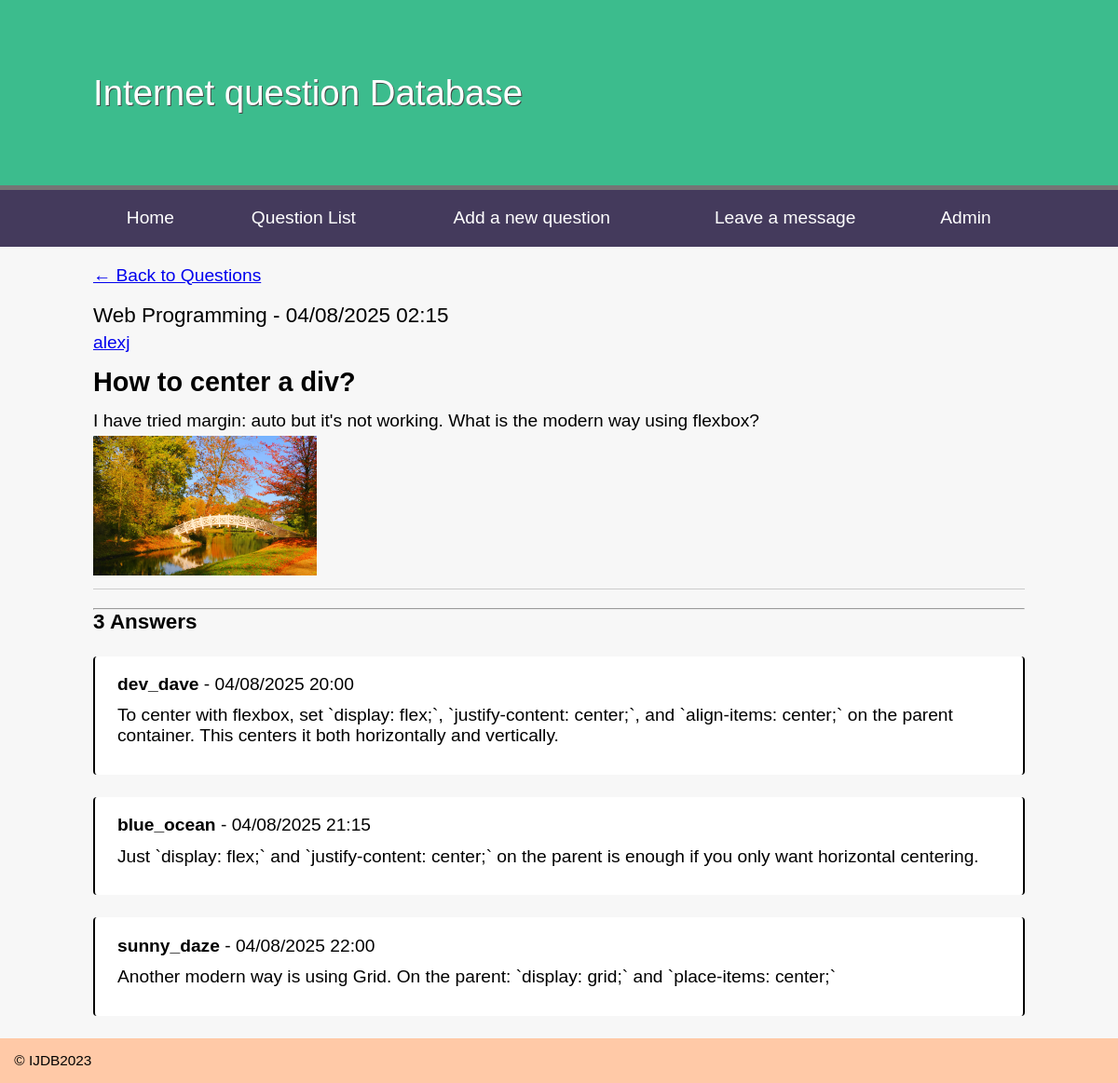
The page /questiondetail.php?id=1 on the database as committed earlier.
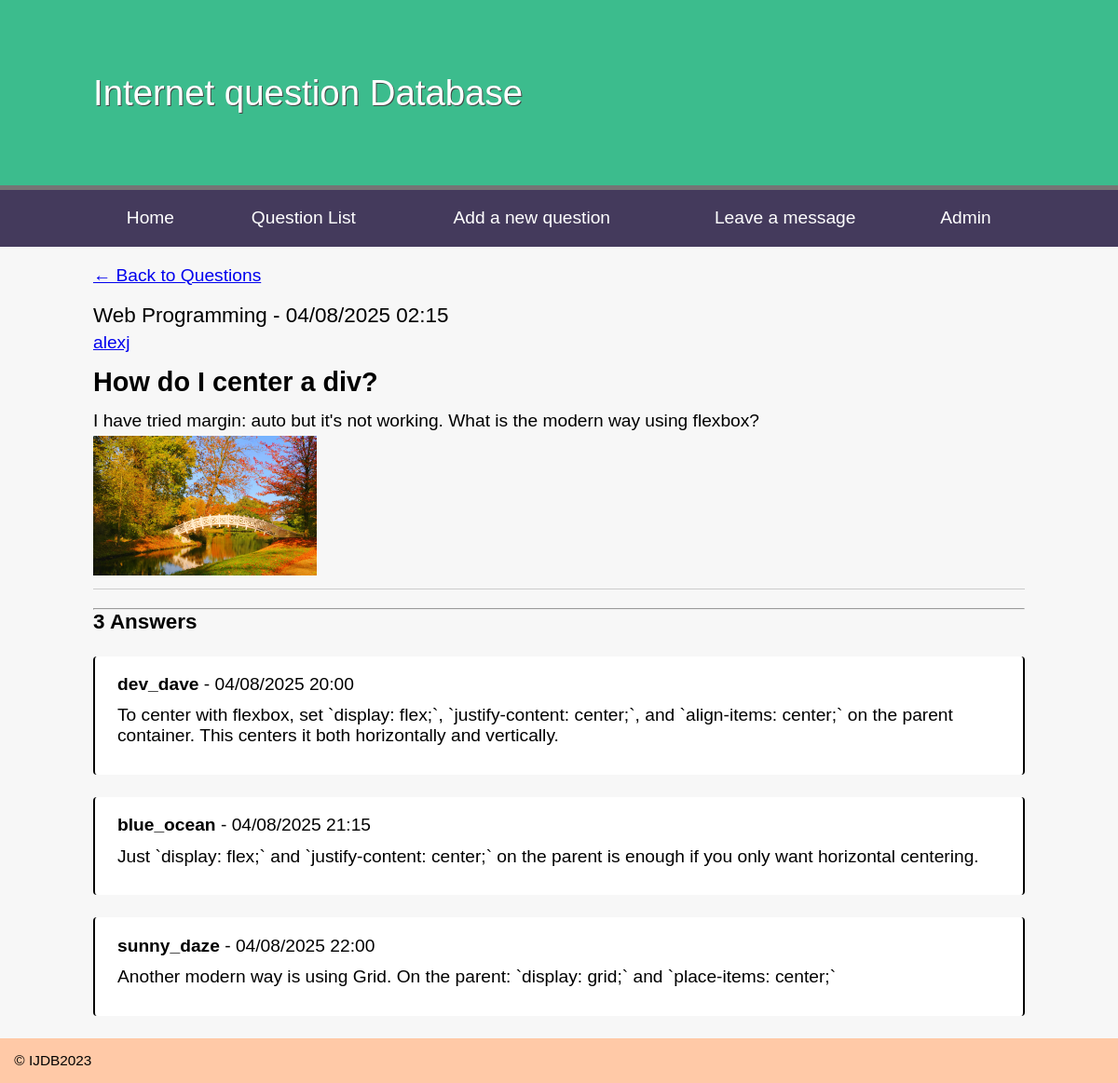
The same page on the database as committed later.
### tables this page shows
CREATE TABLE `question` (
  `question_id` int(11) NOT NULL,
  `title` varchar(255) NOT NULL,
  `content` text NOT NULL,
  `image` varchar(255) DEFAULT NULL,
  `view_count` int(11) NOT NULL DEFAULT 0,
  `status` varchar(50) NOT NULL DEFAULT 'active',
  `created_at` timestamp NOT NULL DEFAULT current_timestamp(),
  `user_id` int(11) DEFAULT NULL,
  `module_id` int(11) NOT NULL,
  `updated_at` timestamp NOT NULL DEFAULT current_timestamp() ON UPDATE current_timestamp()
);

CREATE TABLE `module` (
  `module_id` int(11) NOT NULL,
  `module_name` varchar(255) NOT NULL
);

CREATE TABLE `user_account` (
  `user_id` int(11) NOT NULL,
  `username` varchar(100) NOT NULL,
  `email` varchar(255) NOT NULL,
  `password` varchar(255) NOT NULL,
  `status` varchar(50) NOT NULL DEFAULT 'active',
  `created_at` timestamp NOT NULL DEFAULT current_timestamp()
);

CREATE TABLE `answer` (
  `answer_id` int(11) NOT NULL,
  `content` text NOT NULL,
  `is_accepted` tinyint(1) NOT NULL DEFAULT 0,
  `image` varchar(255) DEFAULT NULL,
  `status` varchar(50) NOT NULL DEFAULT 'active',
  `created_at` timestamp NOT NULL DEFAULT current_timestamp(),
  `user_id` int(11) DEFAULT NULL,
  `question_id` int(11) NOT NULL
);

### questiondetail.php (called while the page is built, shortened)
<?php
    include 'includes/DatabaseConnection.php';
    include 'includes/DataBaseFunctions.php';
    try {
        $sql = 'SELECT q.question_id, q.title, q.content, q.image, q.created_at, m.module_name, u.username, u.email
                FROM question q
                INNER JOIN user_account u ON q.user_id = u.user_id
                INNER JOIN module m ON q.module_id = m.module_id
                WHERE q.question_id = :id';
        $stmt = $pdo->prepare($sql);
        $stmt->bindValue(':id', $_GET['id']);
        $stmt->execute();
        $question = $stmt->fetch();
        $sql = 'SELECT a.answer_id, a.content, a.image, a.created_at, ua.username, ua.email
                FROM answer a
                INNER JOIN user_account ua ON a.user_id = ua.user_id
                WHERE a.question_id = :id';
        $stmt = $pdo->prepare($sql);
        $stmt->bindValue(':id', $_GET['id']);
        $stmt->execute();
        $answers = $stmt->fetchAll();
        include 'templates/questiondetail.html.php';
        $output = ob_get_clean();
    } catch (PDOException $e) {
        $title = 'An error has occured';
        $output = 'Database error: ' . $e->getMessage();
        $question = null;
        $answers = [];
    }
    include 'templates/layout.html.php';
?>

### includes/DatabaseFunctions.php (called while the page is built, shortened)
<?php
function getTotalAnswers($pdo, $question_id) {
    $query = $pdo->prepare('SELECT COUNT(*) FROM answer
    WHERE question_id = :question_id');
    $query->bindValue(':question_id', $question_id);
    $query->execute();
    $row = $query->fetch();
    return $row[0];
}

### templates/questiondetail.html.php (the view, shortened to what this page needs)
<a href="questions.php">&larr; Back to Questions</a>
<blockquote class="question-detail">
    <h3><?=htmlspecialchars($question['module_name'], ENT_QUOTES, 'UTF-8')?> - <?=htmlspecialchars(date('d/m/Y H:i', strtotime($question['created_at'])), ENT_QUOTES, 'UTF-8')?></h3>
    <p><a href="mailto:<?=htmlspecialchars($question['email'], ENT_QUOTES, 'UTF-8')?>">
        <?=htmlspecialchars($question['username'], ENT_QUOTES, 'UTF-8')?></a></p>
    <h2><?=htmlspecialchars($question['title'], ENT_QUOTES, 'UTF-8')?></h2>
    <p><?=htmlspecialchars($question['content'], ENT_QUOTES, 'UTF-8')?></p>
    <?php if (!empty($question['image'])): ?>
        <img height="150" src="images/<?=htmlspecialchars($question['image'], ENT_QUOTES, 'UTF-8')?>" alt="Question image">
    <?php endif; ?>
</blockquote>
<hr>
<h3><?=getTotalAnswers($pdo, $question['question_id'])?> Answers</h3>
<?php if (!empty($answers)): ?>
    <?php foreach ($answers as $answer): ?>
        <div class="answer">
            <p><strong><?=htmlspecialchars($answer['username'], ENT_QUOTES, 'UTF-8')?></strong> - <?=htmlspecialchars(date('d/m/Y H:i', strtotime($answer['created_at'])), ENT_QUOTES, 'UTF-8')?></p>
            <p><?=htmlspecialchars($answer['content'], ENT_QUOTES, 'UTF-8')?></p>
        </div>
    <?php endforeach; ?>
<?php else: ?>
    <p>No answers yet.</p>
<?php endif; ?>

### templates/layout.html.php (shortened to what this page needs)
<!DOCTYPE html>
<html lang="en">
    <head>
        <link href="questions.css" rel="stylesheet">
    </head>
    <body>
        <header><h1>Internet question Database</h1></header>
        <nav>
            <ul>
                <li><a href="index.php">Home</a></li>
                <li><a href="questions.php">Question List</a></li>
                <li><a href="addquestion.php">Add a new question</a></li>
                <li><a href="contact.php">Leave a message</a></li>
                <li><a href="admin/questions.php">Admin</a></li>
            </ul>
        </nav>
        <main>
            <?=$output?>
        </main>
        <footer>
            &copy; IJDB2023
        </footer>
    </body>
</html>

### questions.css (style rules this page uses)
* { margin: 0; padding: 0; }
body { font-family: Arial, Helvetica, Sans-serif; }
header { display: block; background-color: #3cbc8d; padding: 20px; border-bottom: 5px solid #757575; }
h1 { font-weight: normal; padding: 1.5em; color: white; text-shadow: 1px 1px 0px #444; width: 1000px; margin: auto; }
nav { background-color: #443A5C; }
nav a { color: white; text-decoration: none; }
nav ul { display: table; width: 1000px; margin: auto; }
nav li { display: table-cell; text-align: center; padding: 1em; }
main { overflow: auto; min-height: 30vh; background-color: #f7f7f7; width: 1000px; margin: auto; box-shadow: -1000px 0 0 #f7f7f7, 1000px 0 0 #f7f7f7; padding-top: 20px; }
footer { padding: 1em; background-color: #FFC9A7 ; font-size: 0.8em; }
p { margin-bottom: 1em; }
body { font-size: 1.2em; font-family: arial, helvetica, sans-serif }
blockquote { display: table; margin-bottom: 1em; border-bottom: 1px solid #ccc; padding: 0.5em; }
blockquote p { display: table-cell; width: 70%; vertical-align: top; }
.answer { display: block; box-sizing: border-box; width: 100%; border-left: 2px solid #000; border-right: 2px solid #000; padding: 1em 1.25em; margin: 1.25em 0; background-color: #ffffff; border-radius: 4px; }
.answer p { display: block; margin: 0 0 0.6em 0; }
.question-detail { display: block; padding: 1em 0 0.5em 0; margin-bottom: 1em; }
.question-detail:after { content: ""; display: table; clear: both; }
.question-detail img { float: left; margin: 0.25em 0 0.25em 0; max-height: 150px; width: auto; }
.question-detail h3 { display: block; margin: 0 0 0.25em 0; font-weight: normal; }
.question-detail h2 { display: block; margin: 0.5em 0 0.5em 0; font-weight: bold; }
.question-detail p { clear: none; }

Rows that differ between the two databases and show on the page:
changed question "Web Programming": title "How to center a div?" → "How do I center a div?"
